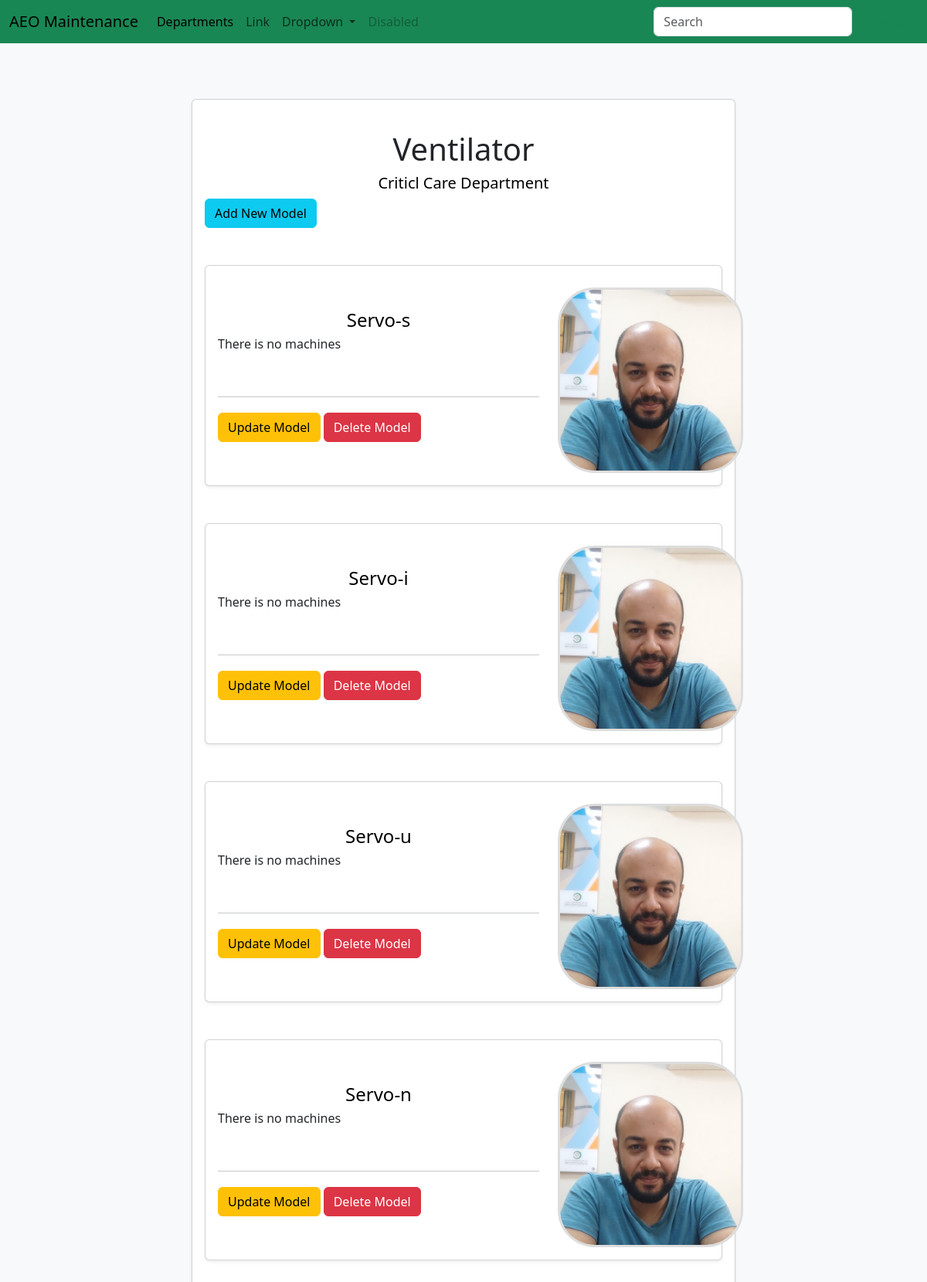
The page /devices/1/models/ on the database its author committed.
### maintenance_system/models.py (models this page shows, shortened)
class Device(db.Model):
	id = db.Column(db.Integer, primary_key=True)
	name = db.Column(db.String(80), unique=True)
	department_id = db.Column(db.Integer, db.ForeignKey('department.id'))
	models = db.relationship('Model', backref='device', lazy=True)

class Department(db.Model):
	id = db.Column(db.Integer, primary_key=True)
	name = db.Column(db.String(80), unique=True)
	members = db.relationship('User', backref='department', lazy=True)
	devices = db.relationship('Device', backref='department', lazy=True)

class Model(db.Model):
	id = db.Column(db.Integer, primary_key=True)
	name = db.Column(db.String(80), unique=True)
	manufacturer = db.Column(db.String(80))
	picture = db.Column(db.String(20), default='device_model.jpg')
	device_id = db.Column(db.Integer, db.ForeignKey('device.id'))
	machines = db.relationship('Machine', backref='model', lazy=True)

### maintenance_system/routes.py (the view)
@app.route('/devices/<int:device_id>/models/', methods=['GET'])
def models(device_id):
    form = ModelForm()
    device = Device.query.get_or_404(device_id)
    models = device.models
    return render_template('models.html', device=device, models=models, form=form)

### maintenance_system/forms.py (shortened to what this page needs)
class ModelForm(FlaskForm):
	name = StringField('Model Name', validators=[DataRequired(), Length(min=2, max=20)])
	manufacturer = StringField('Manufacturer', validators=[DataRequired(), Length(min=2, max=20)])
	submit = SubmitField('Add')

### maintenance_system/Templates/models.html (shortened to what this page needs)
{% extends "layout.html"%}
{% block content %}
<div class="row justify-content-center">
	<div class="col-lg-8 mt-4 mb-4">
		<div class="card p-3 shadow-sm">
			<div class="row">
				<div class="col-md-8 col-lg-12 mt-4 mb-4">
					<h1 class="text-center">{{ device.name }}</h1>
					<a href="{{ url_for('devices', department_id=device.department.id) }}" class="anchor-custom">
						<h5 class="text-center">{{device.department.name}} Department</h5>
					</a>
					<button type="button" class="btn btn-info btn-md" data-bs-toggle="modal"
						data-bs-target="#addNewModel">Add
						New Model</button>
				</div>
				{% for model in models %}
				<div class="col-md-8 col-lg-12 mt-4 mb-4">
					<div class="card p-3 shadow-sm">
						<div class="row align-items-center">
							<div class="col-lg-8 col-12">
								<a href="{{ url_for('machines', model_id = model.id)}}" class="anchor-custom">
									<h4 class="mb-1 text-center">{{model.name}}</h4>
								</a>
								{% if models.machines%}
								<div class="list-group">
									{% for machine in model.machines%}
									<a href="" class="list-group-item list-group-item-action">{{
										machine.serial_number }}</a>
									{% endfor%}
								</div>
								<br>
								<h5>Number of machines: {{ device.models|length }}</h5>
								{% else %}
								<p>There is no machines</p>
								{% endif%}
								<br>
								<hr>
								<div>
									<button type="button" class="btn btn-warning btn-custom mt-1" data-bs-toggle="modal"
										data-bs-target="#updateModel{{ model.id }}">Update
										Model</button>
									<button type="button" class="btn btn-danger custom-button mt-1"
										data-bs-toggle="modal" data-bs-target="#deleteModel{{ model.id }}">Delete
										Model</button>
								</div>
							</div>
							<div class="col-lg-4 text-center mt-1 mr-3">
								<img src="{{ url_for('static', filename='images/profile.jpg')}}" alt="User Photo"
									class="department-photo mt-2">
							</div>
						</div>
					</div>
				</div>
				{% endfor %}
			</div>
		</div>
	</div>
	{% endblock%}

### maintenance_system/static/css/style.css (style rules this page uses)
body { background-color: #f8f9fa; }
.department-photo { width: 240px; height: 240px; object-fit: cover; border-radius: 20%; border: 3px solid #ddd; }
.anchor-custom { text-decoration: none; color: black; cursor: pointer; transition: color 0.3s ease; }

### rows shown on the page
Device: name "Ventilator"
Department: department.name "Criticl Care"
Model: name "Servo-s"
Model: name "Servo-i"
Model: name "Servo-u"
Model: name "Servo-n"
